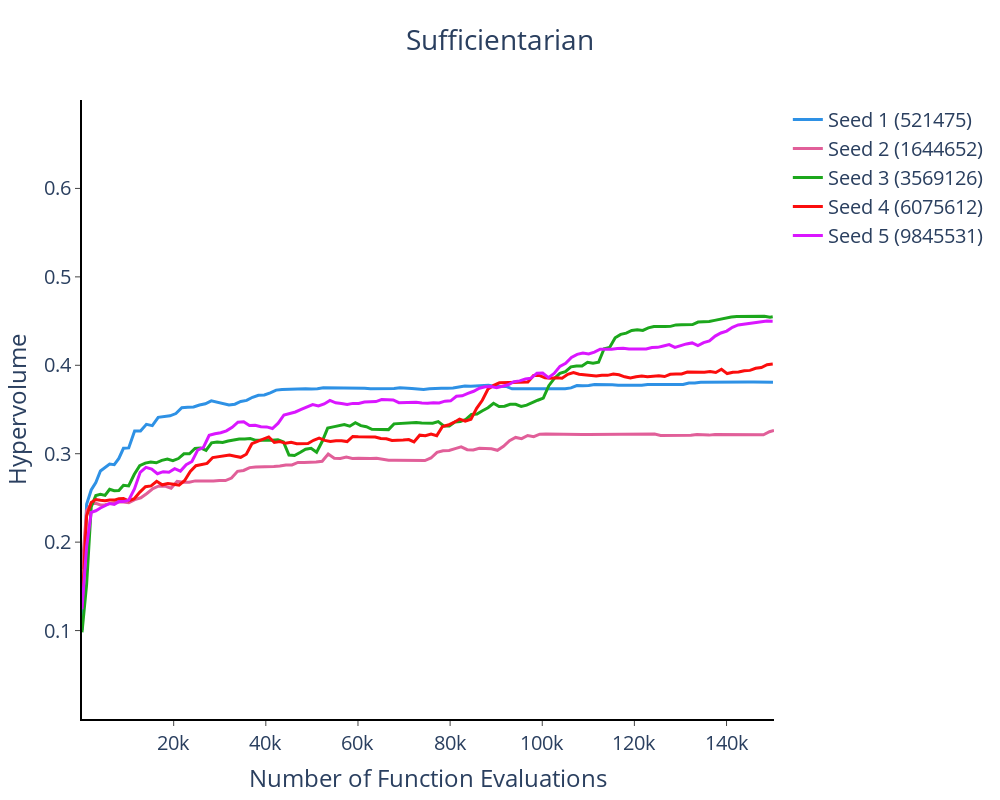

The notebook cell this image was saved under:
### Code cell
from justice.util.visualizer import plot_hypervolume

temporary_data_saving_path = "data/convergence_metrics" #"data/temporary" #data/convergence_metrics
input_data_path_list = {
    
     "UTILITARIAN": ["UTILITARIAN_150000_521475_hv.csv", "UTILITARIAN_150000_1644652_hv.csv", 'UTILITARIAN_150000_3569126_hv.csv', 'UTILITARIAN_150000_6075612_hv.csv', 'UTILITARIAN_150000_9845531_hv.csv'],
     "PRIORITARIAN": ["PRIORITARIAN_150000_521475_hv.csv", "PRIORITARIAN_150000_1644652_hv.csv", 'PRIORITARIAN_150000_3569126_hv.csv', 'PRIORITARIAN_150000_6075612_hv.csv', 'PRIORITARIAN_150000_9845531_hv.csv'],
     "EGALITARIAN": ["EGALITARIAN_150000_521475_hv.csv", "EGALITARIAN_150000_1644652_hv.csv", 'EGALITARIAN_150000_3569126_hv.csv', 'EGALITARIAN_150000_6075612_hv.csv', 'EGALITARIAN_150000_9845531_hv.csv'],
     "SUFFICIENTARIAN": ["SUFFICIENTARIAN_150000_521475_hv.csv", "SUFFICIENTARIAN_150000_1644652_hv.csv", 'SUFFICIENTARIAN_150000_3569126_hv.csv', 'SUFFICIENTARIAN_150000_6075612_hv.csv', 'SUFFICIENTARIAN_150000_9845531_hv.csv'],

}


fig = plot_hypervolume(
    path_to_data=temporary_data_saving_path,
    path_to_output="./data/plots/convergence_plots",
    input_data=input_data_path_list,
    yaxis_upper_limit=0.7,
    width=1000,
    height=800,
    fontsize=20,
    saving=True,
)

fig.show()
